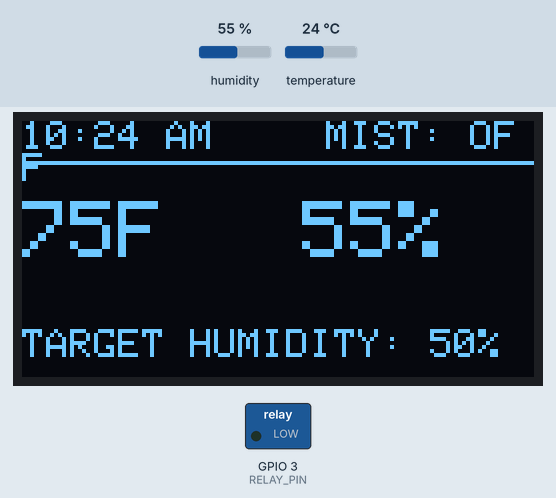
Simulated run of this sketch. Board: ESP32-C3. Parts: 128×64 one-colour display, switched loads named in the sketch (green lamp = pin HIGH). The test bench sets the inputs (shaded band); at power-on: humidity 55 %, temperature 24 °C. WiFi joins after 1.5 s; servers stay silent unless stated; the local clock reads 2024-03-15 10:24:30 at power-on unless the sketch sets it.

Above: at 10.2 s.
10.3 s: humidity set to 51 %
At 12.2 s:
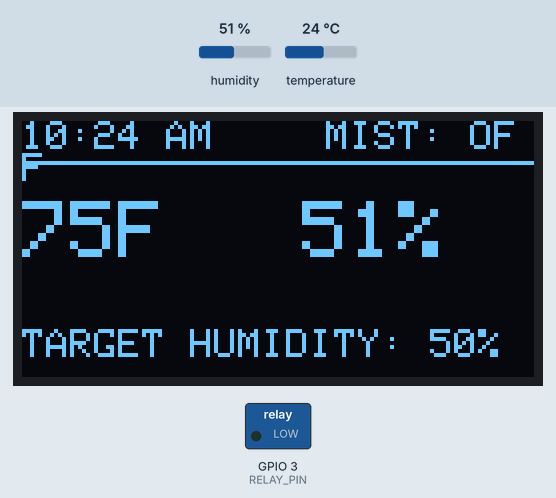
13.3 s: humidity set to 48 %
At 14.8 s:
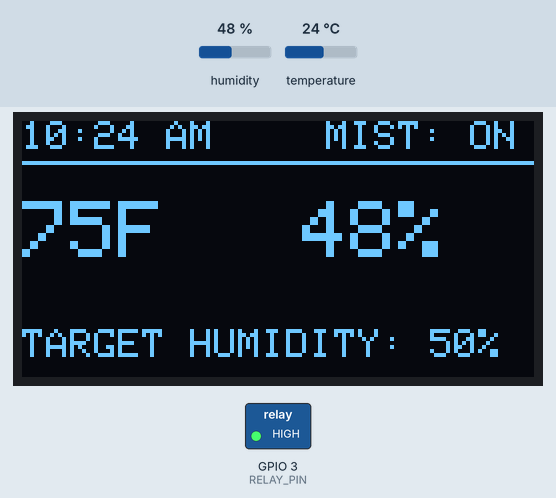
16.3 s: temperature set to 12 °C
At 18.9 s:
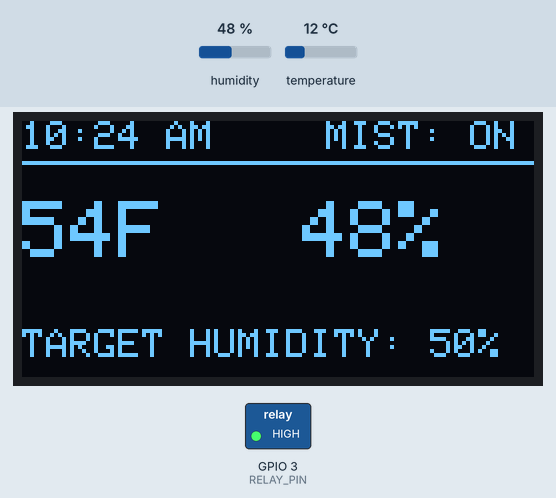
19.3 s: temperature set to 19 °C
At 20.4 s:
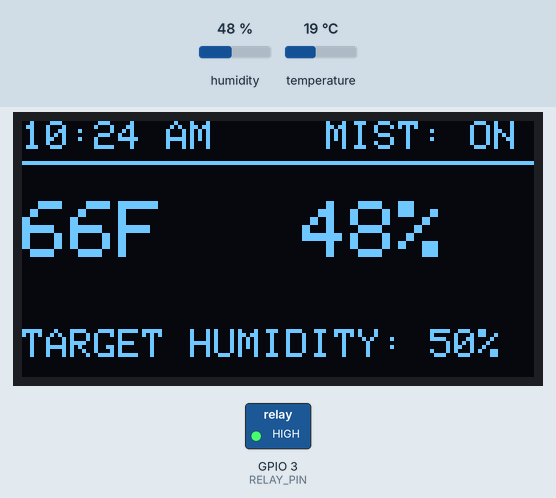
Timing chart, 0 to 22.3 s (numbered marks = the images above; inputs shaded):
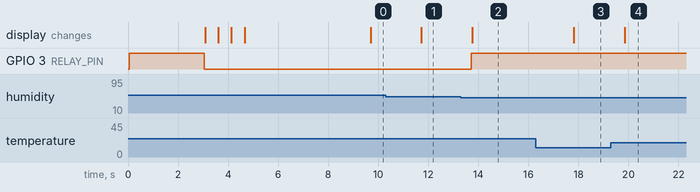

The sketch:

SMH_FINAL.ino
```cpp
#include <WiFi.h>
#include "time.h"
#include <Wire.h>
#include <Adafruit_GFX.h>
#include <Adafruit_SSD1306.h>
#include "DHT.h"

// --- WIFI & TIME SETTINGS ---
const char* ssid       = "NETGEAR53";
const char* password   = "excitedmint952";
const char* ntpServer  = "pool.ntp.org";

// HARDCODED TIMEZONE OFFSET (East Coast US is -4 hours from UTC)
// -4 hours * 60 minutes * 60 seconds = -14400
const long utcOffsetInSeconds = -14400;

// --- HARDCODED OFFLINE START TIME ---
// If Wi-Fi fails, the clock will start ticking from this EXACT time.
// Use 24-hour format (e.g., 14 for 2:00 PM, 0 for Midnight)
int offlineStartHour = 12;
int offlineStartMinute = 0;

// --- HARDWARE PINS (ESP32-C3 Super Mini) ---
#define DHTPIN 2
#define DHTTYPE DHT22
#define RELAY_PIN 3    // Connect Relay IN to GPIO 3
#define I2C_SDA 6      // Connect OLED SDA to GPIO 6
#define I2C_SCL 7      // Connect OLED SCL to GPIO 7

// --- OLED SETUP ---
#define SCREEN_WIDTH 128
#define SCREEN_HEIGHT 64
#define OLED_RESET    -1
Adafruit_SSD1306 display(SCREEN_WIDTH, SCREEN_HEIGHT, &Wire, OLED_RESET);

DHT dht(DHTPIN, DHTTYPE);

void setup() {
  Serial.begin(115200);

  // 1. Initialize Relay (ACTIVE-HIGH LOGIC)
  pinMode(RELAY_PIN, OUTPUT);
  digitalWrite(RELAY_PIN, LOW); // LOW = OFF

  // 2. Initialize Sensors & I2C
  dht.begin();
  Wire.begin(I2C_SDA, I2C_SCL);

  // 3. Boot the OLED Screen
  if(!display.begin(SSD1306_SWITCHCAPVCC, 0x3C)) {
    Serial.println(F("OLED allocation failed!"));
    for(;;);
  }

  // 4. 3-Second Mister Test
  display.clearDisplay();
  display.setTextSize(1);
  display.setTextColor(SSD1306_WHITE);
  display.setCursor(0, 0);
  display.println("Booting System...");
  display.println("Testing Mister...");
  display.display();

  digitalWrite(RELAY_PIN, HIGH); // Turn ON mister
  delay(3000);                   // Hold for 3 seconds
  digitalWrite(RELAY_PIN, LOW);  // Turn OFF mister

  // 5. Connect to Wi-Fi with Loading Animation
  WiFi.mode(WIFI_STA);
  WiFi.begin(ssid, password);

  int attempts = 0;
  while (WiFi.status() != WL_CONNECTED && attempts < 20) { // 10 second timeout
    display.clearDisplay();
    display.setCursor(0, 0);
    display.print("Connecting WiFi\n");

    // Animate the dots: 1, 2, 3, then reset
    int dots = (attempts % 4);
    if (dots == 1) display.print(".");
    else if (dots == 2) display.print("..");
    else if (dots == 3) display.print("...");

    display.display();
    delay(500);
    attempts++;
  }

  // 6. Show Connection Status
  display.clearDisplay();
  display.setCursor(0,0);
  if (WiFi.status() == WL_CONNECTED) {
    display.println("WiFi Connected!");
    display.display();

    // Sync Atomic Time using hard mathematical offset
    configTime(utcOffsetInSeconds, 0, ntpServer);

    struct tm timeinfo;
    int timeAttempts = 0;
    while(!getLocalTime(&timeinfo) && timeAttempts < 10){
      delay(500);
      timeAttempts++;
    }
  } else {
    display.println("WiFi Failed!");
    display.println("Using Hardcoded Time.");
    display.display();

    // Force the internal clock to the hardcoded time you set at the top
    // We add 1704067200 (Jan 1, 2024 in seconds) so the ESP32 doesn't reject it as a "1970 error"
    struct timeval tv;
    tv.tv_sec = 1704067200 + (offlineStartHour * 3600) + (offlineStartMinute * 60);
    tv.tv_usec = 0;
    settimeofday(&tv, NULL);
  }

  delay(3000); // Wait 3 seconds so you can read the status
}

void loop() {
  delay(2000);

  // Fetch current time
  struct tm timeinfo;
  bool hasTime = getLocalTime(&timeinfo, 50);
  int currentHour = hasTime ? timeinfo.tm_hour : 0;

  // Fetch climate data
  float humidity = dht.readHumidity();
  float tempF = dht.readTemperature(true);

  if (isnan(humidity) || isnan(tempF)) return;

  // --- AUTOMATION LOGIC (Crested Gecko Schedule) ---
  float targetHumidity = 50.0;

  // 8:00 AM to 7:59 PM (Daytime) -> 50%
  if (currentHour >= 8 && currentHour < 20) {
    targetHumidity = 50.0;
  }
  // 8:00 PM to 8:59 PM (Evening Spike) -> 90%
  else if (currentHour == 20) {
    targetHumidity = 90.0;
  }
  // 9:00 PM to 7:59 AM (Nighttime) -> 65%
  else if (currentHour >= 21 || currentHour < 8) {
    targetHumidity = 65.0;
  }

  // --- RELAY CONTROL (Active-High) ---
  bool isMisterOn = false;

  if (humidity < targetHumidity) {
    digitalWrite(RELAY_PIN, HIGH); // ON
    isMisterOn = true;
  }
  else if (humidity >= (targetHumidity + 5.0)) {
    digitalWrite(RELAY_PIN, LOW); // OFF
    isMisterOn = false;
  }
  else {
    isMisterOn = (digitalRead(RELAY_PIN) == HIGH);
  }

  // --- DRAW THE OLED DASHBOARD ---
  display.clearDisplay();

  // 1. Current Time (Top Left)
  display.setTextSize(1);
  display.setCursor(0, 0);
  if (hasTime) {
    int displayHour = timeinfo.tm_hour % 12;
    if (displayHour == 0) displayHour = 12;
    String ampm = (timeinfo.tm_hour >= 12) ? "PM" : "AM";
    display.printf("%02d:%02d %s", displayHour, timeinfo.tm_min, ampm.c_str());
  } else {
    display.print("CLOCK ERROR");
  }

  // 2. Mist Maker Status (Top Right)
  display.setCursor(76, 0);
  if(isMisterOn) {
    display.print("MIST: ON");
  } else {
    display.print("MIST: OFF");
  }

  // Draw a horizontal line under the header
  display.drawLine(0, 10, 128, 10, SSD1306_WHITE);

  // 3. Live Temp (Left) & Humidity (Right) - Size 2
  display.setTextSize(2);
  display.setCursor(0, 20);
  display.printf("%.0fF", tempF);

  display.setCursor(70, 20);
  display.printf("%.0f%%", humidity);

  // 4. Target Humidity (Spanning Bottom)
  display.setTextSize(1);
  display.setCursor(0, 52);
  display.printf("TARGET HUMIDITY: %.0f%%", targetHumidity);

  display.display();
}
```

Measured:
- the behaviour switches between 50 and 49 % on humidity (found by bisection; images 1 and 2)
- after the input at 10.3 s, the display: changes after 1.4 s (image 1)
- after the input at 13.3 s, GPIO 3 (RELAY_PIN): LOW → HIGH after 0.43 s; the display: changes after 0.45 s (image 2)
- after the input at 16.3 s, the display: changes after 1.5 s (image 3)
- after the input at 19.3 s, the display: changes after 0.55 s (image 4)
